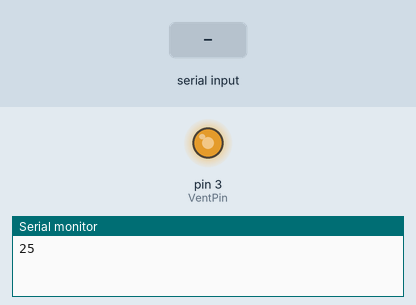
Recording of a sketch running on a simulated Arduino Uno, built with avr-gcc and run on an emulated ATmega328P. Parts: output pins drawn as LEDs (lit = HIGH), the last lines printed to the serial monitor. Inputs (shaded band) come from the test bench.

Above: at 1.2 s.
1.3 s: "90,45\n" received over Serial
At 2.2 s:
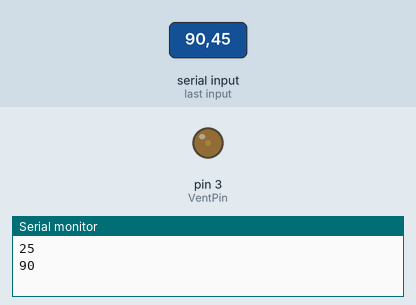
2.8 s: "30,150\n" received over Serial
At 3.4 s:
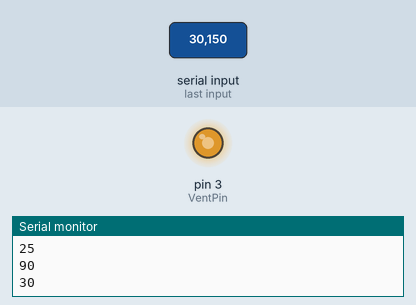
4.3 s: "90\n" received over Serial
At 5.6 s:
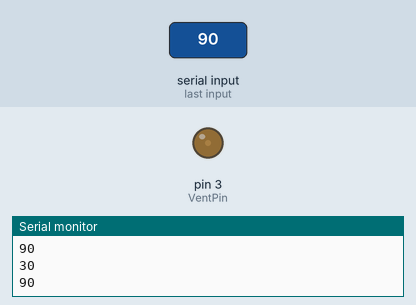
Timing chart, 0 to 7.3 s (numbered marks = the images above; inputs shaded):
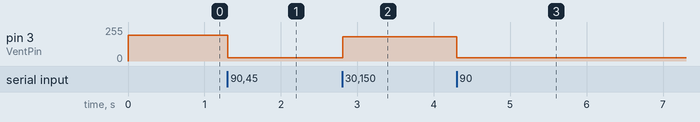

The sketch:

pams.ino
```cpp
word VentPin = 3;
int percentage = 25;
int mapedPercentage = 0;

void setup() {
  pinMode(VentPin, OUTPUT);
  Serial.begin(9600);
  pwm25kHzBegin();
}

void loop() {
  if (Serial.available()){
    String recievedChar = Serial.readStringUntil('\n');
    percentage = recievedChar.toInt();
  }
  int newPercentage = 0;
  if (percentage != 0) {
    newPercentage = (percentage - 1) * (0 - 79) / (100 - 1) + 79;
  } else {
    newPercentage = 0;
  }

  if (newPercentage != mapedPercentage) {
    Serial.println(percentage);
    pwmDuty(newPercentage); // 75% (range = 0-79 = 1.25-100%)
    mapedPercentage = newPercentage;
  }
}

void pwm25kHzBegin() {
  TCCR2A = 0;                               // TC2 Control Register A
  TCCR2B = 0;                               // TC2 Control Register B
  TIMSK2 = 0;                               // TC2 Interrupt Mask Register
  TIFR2 = 0;                                // TC2 Interrupt Flag Register
  TCCR2A |= (1 << COM2B1) | (1 << WGM21) | (1 << WGM20);  // OC2B cleared/set on match when up/down counting, fast PWM
  TCCR2B |= (1 << WGM22) | (1 << CS21);     // prescaler 8
  OCR2A = 79;                               // TOP overflow value (Hz)
  OCR2B = 0;
}

void pwmDuty(byte ocrb) {
  OCR2B = ocrb;                             // PWM Width (duty)
}
```

Measured:
- after the input at 1.3 s, pin 3 (VentPin): 194/255 → 26/255 at once
- after the input at 2.8 s, pin 3 (VentPin): 26/255 → 181/255 at once
- after the input at 4.3 s, pin 3 (VentPin): 181/255 → 26/255 at once
